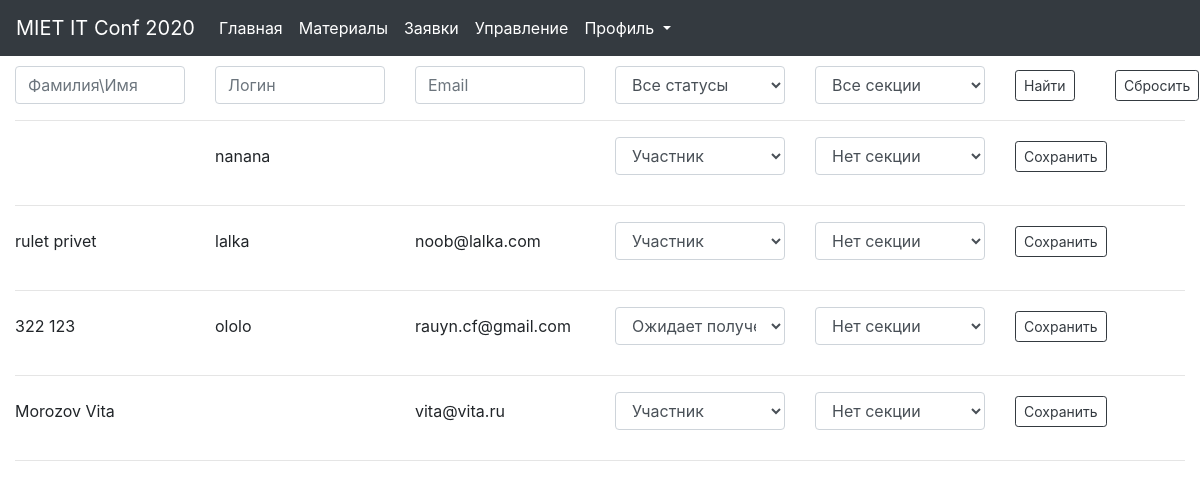
Before: /management/ (signed in) with the older database file.
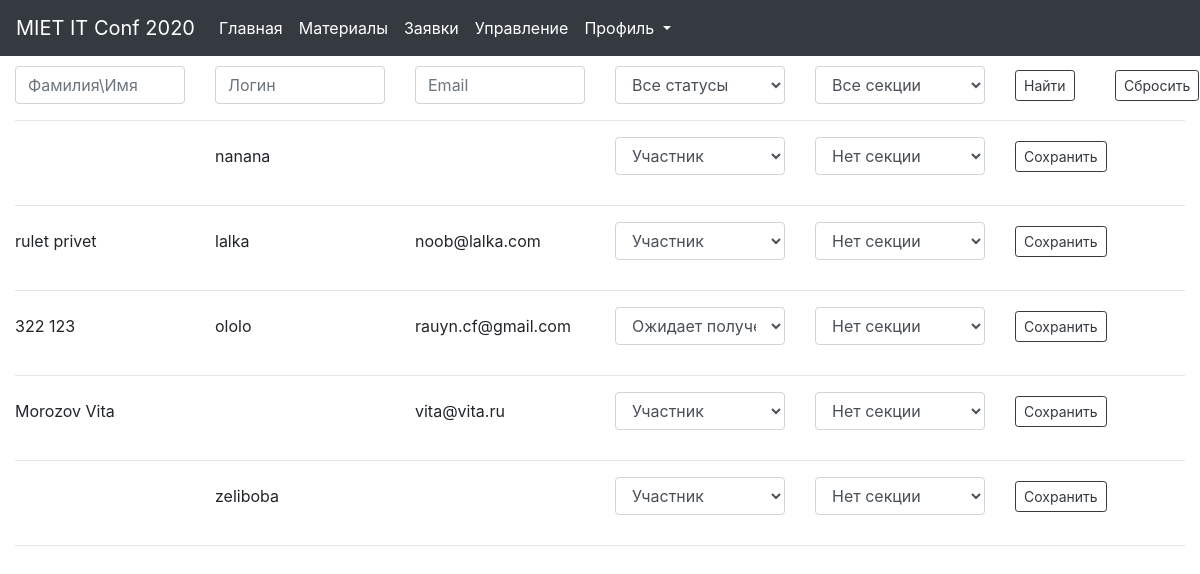
After: the same page with the newer database file.
### users/models.py (models this page shows, shortened)
class UserProfile(models.Model):
    class Meta:
        verbose_name = 'Профиль пользователя'
        verbose_name_plural = 'Профили пользователей'
    PART = 'participant'
    AUTHOR = 'author'
    APPROVING = 'approving'
    TECH = 'tech_sec'
    SCI = 'sci_sec'
    HEAD = 'head'
    STATUS_CHOICES = (
        (PART, 'Участник'),
        (APPROVING, 'Ожидает получения статуса автора'),
        (AUTHOR, 'Автор'),
        (TECH, 'Технический секретарь'),
        (SCI, 'Учёный секретарь'),
        (HEAD, 'Руководитель секции'),
    )
    user = models.OneToOneField(User,
                                verbose_name='Пользователь',
                                on_delete=models.CASCADE)
    location = models.CharField(verbose_name='Местоположение',
                                max_length=50, blank=True)
    birth_date = models.DateField(verbose_name='Дата рождения', blank=True, null=True)
    status = models.CharField(verbose_name='Статус',
                              choices=STATUS_CHOICES,
                              max_length=255)
    section = models.ForeignKey(Section,
                                verbose_name='Секция',
                                on_delete=models.SET_NULL, null=True)
    def is_staff(self):
        return self.status in ('tech_sec', 'sci_sec', 'head')

### main_app/models.py (models this page shows, shortened)
class Section(models.Model):
    class Meta:
        verbose_name = 'Секция'
        verbose_name_plural = 'Секции'
    name = models.CharField(verbose_name='Название',
                            max_length=255,
                            unique=True)
    description = models.TextField(verbose_name='Описание')
    head = models.OneToOneField(User,
                                verbose_name='Руководитель секции',
                                on_delete=models.CASCADE)

### main_app/views.py (the view, shortened to what this page needs)
# urls.py: path('management/', views.management, name='management')
def management(request):
    if request.user.userprofile.status != 'head':
        return redirect('home')
    statuses = [ {'choice': i[0], 'display': i[1]} for i in UserProfile.STATUS_CHOICES]
    sections = Section.objects.filter(Q(name='Нет секции') | Q(name=request.user.section.name))
    section_filter = request.GET.get('section_filter')
    if not section_filter or section_filter == 'any':
        persons = UserProfile.objects.filter(Q(section__name='Нет секции') | Q(section__name=request.user.section.name))
    else:
        persons = UserProfile.objects.filter(section__name=section_filter)
    name_filter = request.GET.get('name_filter')
    login_filter = request.GET.get('login_filter')
    email_filter = request.GET.get('email_filter')
    status_filter = request.GET.get('status_filter')
    new_section = request.GET.get('new_section')
    new_status = request.GET.get('new_status')
    person_id = request.GET.get('person_id')
    if name_filter:
        persons = persons.filter(Q(user__last_name__icontains=name_filter) | Q(user__first_name__icontains=name_filter))
    if login_filter:
        persons = persons.filter(user__username__icontains=login_filter)
    if email_filter:
        persons = persons.filter(user__email__icontains=email_filter)
    if new_status:
        person = UserProfile.objects.get(pk=person_id)
        person.change_status(new_status)
        return redirect('management')
    if new_section:
        person = UserProfile.objects.get(pk=person_id)
        person.section = Section.objects.get(name=new_section)
        return redirect('management')
    context = {
        'persons': persons,
        'statuses': statuses,
        'sections': sections,
        'name_filter': name_filter,
        'login_filter': login_filter,
        'email_filter': email_filter,
        'status_filter': status_filter,
        'section_filter': section_filter
    }
    return render(request, 'pages/management.html', context)

### isconf/templates/pages/management.html (shortened to what this page needs)
{% extends 'base/base.html' %}
{% block content %}
    <div class="container-fluid">
        <form action="">
            <div class="row m-10 d-flex align-items-center">
                <div class="col-2"><input type="text" class="form-control" name="name_filter" placeholder="Фамилия\Имя" {% if name_filter %} value="{{ name_filter }} {% endif %}"></div>
                <div class="col-2"><input type="text" class="form-control" name="login_filter" placeholder="Логин" {% if login_filter %}value="{{ login_filter }} {% endif %}"></div>
                <div class="col-2"><input type="text" class="form-control" name="email_filter" placeholder="Email" {% if email_filter %} value="{{ email_filter }} {% endif %}"></div>
                <div class="col-2">
                    <select class="form-control" name="status_filter" id="status_filter">
                        {% if status_filter and not status_filter == 'any'%}
                            <option selected value="any">Все статусы</option>
                            <option selected value="{{ status_filter.choice }}">{{ status_filter.display }}</option>
                        {% elif not status_filter or status_filter == 'any'%}
                            <option selected value="any">Все статусы</option>
                        {% endif %}
                    </select>
                </div>
                <div class="col-2">
                    <select class="form-control" name="section_filter" id="section_filter">
                        {% if section_filter and section_filter != 'any'%}
                            <option selected value="any">Все секции</option>
                            <option selected value="{{ section_filter }}">{{ section_filter }}</option>
                        {% else %}
                            <option selected value="any">Все секции</option>
                        {% endif %}
                    </select>
                </div>
                <div class="col-1"><input class="btn btn-sm btn-outline-dark" type="submit" value="Найти"></div>
                <div class="col-1"><a class="btn btn-sm btn-outline-dark" href="{% url 'management' %}">Сбросить</a></div>
            </div>
        </form>
        <hr \>
        {% for person in persons %}
            {% if person.status != user.userprofile.status %}
                <form action="">
                    <div class="row d-flex align-items-center mb-30">
                        <div class="col-2">{{ person.user.last_name }} {{ person.user.first_name }}</div>
                        <div class="col-2">{{ person.user.username }}</div>
                        <div class="col-2">{{ person.user.email }}</div>
                        <div class="col-2">
                            <select class="form-control" name="new_status" id="new_status">
                                <option selected value="{{ person.status }}">{{ person.get_status_display }}</option>
                            </select>
                        </div>
                        <div class="col-2">
                            <select class="form-control" name="new_section" id="new_section">
                                <option selected value="{{ person.section.name }}">{{ person.section.name }}</option>
                            </select>
                        </div>
                        <div class="col-1"><input class="btn btn-sm btn-outline-dark" type="submit" value="Сохранить"></div>
                    </div>
                </form>
                <hr \>
            {% endif %}
        {% endfor %}
    </div>
{% endblock %}

Changed rows visible on the page:
added UserProfile: user.username "zeliboba", new_status "Участник", new_section "Нет секции"
